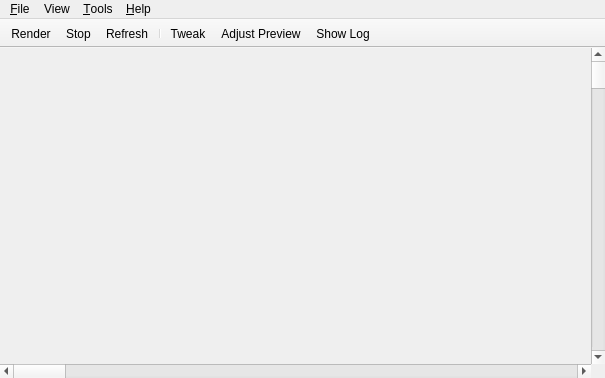
<?xml version="1.0" encoding="UTF-8"?>
<ui version="4.0">
 <class>MainWindow</class>
 <widget class="QMainWindow" name="MainWindow">
  <property name="geometry">
   <rect>
    <x>0</x>
    <y>0</y>
    <width>605</width>
    <height>378</height>
   </rect>
  </property>
  <property name="windowTitle">
   <string>Mitsuba renderer</string>
  </property>
  <property name="windowIcon">
   <iconset resource="resources.qrc">
    <normaloff>:/resources/appicon.png</normaloff>:/resources/appicon.png</iconset>
  </property>
  <property name="autoFillBackground">
   <bool>true</bool>
  </property>
  <property name="toolButtonStyle">
   <enum>Qt::ToolButtonTextUnderIcon</enum>
  </property>
  <property name="animated">
   <bool>false</bool>
  </property>
  <property name="documentMode">
   <bool>true</bool>
  </property>
  <property name="dockNestingEnabled">
   <bool>false</bool>
  </property>
  <property name="unifiedTitleAndToolBarOnMac">
   <bool>true</bool>
  </property>
  <widget class="QWidget" name="centralWidget">
   <layout class="QGridLayout" name="gridLayout" rowstretch="0,1,0" columnstretch="1,0">
    <property name="margin">
     <number>0</number>
    </property>
    <property name="spacing">
     <number>0</number>
    </property>
    <item row="1" column="0">
     <widget class="GLWidget" name="glView" native="true">
      <property name="sizePolicy">
       <sizepolicy hsizetype="Preferred" vsizetype="Preferred">
        <horstretch>0</horstretch>
        <verstretch>0</verstretch>
       </sizepolicy>
      </property>
     </widget>
    </item>
    <item row="1" column="1">
     <widget class="QScrollBar" name="vScrollBar">
      <property name="singleStep">
       <number>25</number>
      </property>
      <property name="orientation">
       <enum>Qt::Vertical</enum>
      </property>
     </widget>
    </item>
    <item row="2" column="0">
     <widget class="QScrollBar" name="hScrollBar">
      <property name="enabled">
       <bool>true</bool>
      </property>
      <property name="singleStep">
       <number>25</number>
      </property>
      <property name="tracking">
       <bool>true</bool>
      </property>
      <property name="orientation">
       <enum>Qt::Horizontal</enum>
      </property>
      <property name="invertedAppearance">
       <bool>false</bool>
      </property>
      <property name="invertedControls">
       <bool>true</bool>
      </property>
     </widget>
    </item>
    <item row="0" column="0" colspan="2">
     <widget class="CustomTabBar" name="tabBar" native="true">
      <property name="sizePolicy">
       <sizepolicy hsizetype="Ignored" vsizetype="Preferred">
        <horstretch>0</horstretch>
        <verstretch>0</verstretch>
       </sizepolicy>
      </property>
      <property name="focusPolicy">
       <enum>Qt::NoFocus</enum>
      </property>
     </widget>
    </item>
   </layout>
  </widget>
  <widget class="QMenuBar" name="menuBar">
   <property name="geometry">
    <rect>
     <x>0</x>
     <y>0</y>
     <width>605</width>
     <height>26</height>
    </rect>
   </property>
   <widget class="QMenu" name="menuFile">
    <property name="title">
     <string>&amp;File</string>
    </property>
    <widget class="QMenu" name="menuOpen_Recent">
     <property name="title">
      <string>Open Recent</string>
     </property>
    </widget>
    <addaction name="actionOpen"/>
    <addaction name="menuOpen_Recent"/>
    <addaction name="actionImport"/>
    <addaction name="separator"/>
    <addaction name="actionRefresh"/>
    <addaction name="actionAdjustSize"/>
    <addaction name="actionDuplicateTab"/>
    <addaction name="separator"/>
    <addaction name="actionSave"/>
    <addaction name="actionSaveAs"/>
    <addaction name="actionCopyImage"/>
    <addaction name="actionExportImage"/>
    <addaction name="separator"/>
    <addaction name="actionClose"/>
    <addaction name="actionExit"/>
   </widget>
   <widget class="QMenu" name="menuHelp">
    <property name="title">
     <string>&amp;Help</string>
    </property>
    <property name="separatorsCollapsible">
     <bool>true</bool>
    </property>
    <addaction name="actionReferenceManual"/>
    <addaction name="separator"/>
    <addaction name="actionFeedback"/>
    <addaction name="actionReportBug"/>
    <addaction name="separator"/>
    <addaction name="actionAbout"/>
   </widget>
   <widget class="QMenu" name="menuTools">
    <property name="title">
     <string>&amp;Tools</string>
    </property>
    <addaction name="actionUpdateCheck"/>
    <addaction name="actionStartServer"/>
    <addaction name="separator"/>
    <addaction name="actionSettings"/>
    <addaction name="actionEnableCommandLine"/>
   </widget>
   <widget class="QMenu" name="menuView">
    <property name="title">
     <string>View</string>
    </property>
    <widget class="QMenu" name="menuCamera">
     <property name="title">
      <string>Set Camera</string>
     </property>
     <property name="icon">
      <iconset resource="resources.qrc">
       <normaloff>:/resources/camera.png</normaloff>:/resources/camera.png</iconset>
     </property>
    </widget>
    <widget class="QMenu" name="menuDeveloper">
     <property name="title">
      <string>Developer</string>
     </property>
     <property name="icon">
      <iconset resource="resources.qrc">
       <normaloff>:/resources/devel.png</normaloff>:/resources/devel.png</iconset>
     </property>
     <addaction name="actionShowKDTree"/>
     <addaction name="actionSceneDescription"/>
    </widget>
    <addaction name="menuCamera"/>
    <addaction name="separator"/>
    <addaction name="actionCrop"/>
    <addaction name="actionMagnify"/>
    <addaction name="actionResetView"/>
    <addaction name="separator"/>
    <addaction name="actionFocusSelected"/>
    <addaction name="actionFocusAll"/>
    <addaction name="separator"/>
    <addaction name="menuDeveloper"/>
   </widget>
   <addaction name="menuFile"/>
   <addaction name="menuView"/>
   <addaction name="menuTools"/>
   <addaction name="menuHelp"/>
  </widget>
  <widget class="QToolBar" name="toolBar">
   <property name="enabled">
    <bool>true</bool>
   </property>
   <property name="sizePolicy">
    <sizepolicy hsizetype="Preferred" vsizetype="Preferred">
     <horstretch>0</horstretch>
     <verstretch>0</verstretch>
    </sizepolicy>
   </property>
   <property name="cursor">
    <cursorShape>ArrowCursor</cursorShape>
   </property>
   <property name="windowTitle">
    <string>toolBar</string>
   </property>
   <property name="movable">
    <bool>false</bool>
   </property>
   <property name="allowedAreas">
    <set>Qt::TopToolBarArea</set>
   </property>
   <property name="iconSize">
    <size>
     <width>32</width>
     <height>32</height>
    </size>
   </property>
   <property name="toolButtonStyle">
    <enum>Qt::ToolButtonIconOnly</enum>
   </property>
   <property name="floatable">
    <bool>false</bool>
   </property>
   <attribute name="toolBarArea">
    <enum>TopToolBarArea</enum>
   </attribute>
   <attribute name="toolBarBreak">
    <bool>false</bool>
   </attribute>
   <addaction name="actionRender"/>
   <addaction name="actionStop"/>
   <addaction name="actionRefresh"/>
   <addaction name="separator"/>
   <addaction name="actionRenderSettings"/>
   <addaction name="actionPreviewSettings"/>
   <addaction name="actionShowLog"/>
  </widget>
  <action name="actionOpen">
   <property name="checkable">
    <bool>false</bool>
   </property>
   <property name="icon">
    <iconset resource="resources.qrc">
     <normaloff>:/resources/open.png</normaloff>:/resources/open.png</iconset>
   </property>
   <property name="text">
    <string>&amp;Open ..</string>
   </property>
   <property name="shortcut">
    <string>Ctrl+O</string>
   </property>
  </action>
  <action name="actionRender">
   <property name="icon">
    <iconset resource="resources.qrc">
     <normaloff>:/resources/play.png</normaloff>:/resources/play.png</iconset>
   </property>
   <property name="text">
    <string>Render</string>
   </property>
   <property name="toolTip">
    <string>Start rendering</string>
   </property>
  </action>
  <action name="actionStop">
   <property name="icon">
    <iconset resource="resources.qrc">
     <normaloff>:/resources/stop.png</normaloff>:/resources/stop.png</iconset>
   </property>
   <property name="text">
    <string>Stop</string>
   </property>
   <property name="toolTip">
    <string>Stop rendering (and return to preview mode)</string>
   </property>
  </action>
  <action name="actionRefresh">
   <property name="icon">
    <iconset resource="resources.qrc">
     <normaloff>:/resources/refresh.png</normaloff>:/resources/refresh.png</iconset>
   </property>
   <property name="text">
    <string>&amp;Refresh</string>
   </property>
   <property name="toolTip">
    <string>Reload the scene file</string>
   </property>
   <property name="shortcut">
    <string>Ctrl+R</string>
   </property>
  </action>
  <action name="actionRenderSettings">
   <property name="enabled">
    <bool>true</bool>
   </property>
   <property name="icon">
    <iconset resource="resources.qrc">
     <normaloff>:/resources/settings.png</normaloff>:/resources/settings.png</iconset>
   </property>
   <property name="text">
    <string>Tweak</string>
   </property>
   <property name="toolTip">
    <string>Change rendering-related settings ..</string>
   </property>
  </action>
  <action name="actionExit">
   <property name="text">
    <string>E&amp;xit</string>
   </property>
   <property name="shortcut">
    <string>Ctrl+Q</string>
   </property>
  </action>
  <action name="actionAbout">
   <property name="icon">
    <iconset resource="resources.qrc">
     <normaloff>:/resources/about.png</normaloff>:/resources/about.png</iconset>
   </property>
   <property name="text">
    <string>&amp;About Mitsuba</string>
   </property>
  </action>
  <action name="actionSave">
   <property name="icon">
    <iconset resource="resources.qrc">
     <normaloff>:/resources/save.png</normaloff>:/resources/save.png</iconset>
   </property>
   <property name="text">
    <string>&amp;Save</string>
   </property>
   <property name="shortcut">
    <string>Ctrl+S</string>
   </property>
  </action>
  <action name="actionSaveAs">
   <property name="icon">
    <iconset resource="resources.qrc">
     <normaloff>:/resources/saveas.png</normaloff>:/resources/saveas.png</iconset>
   </property>
   <property name="text">
    <string>Save &amp;As ..</string>
   </property>
   <property name="shortcut">
    <string>Ctrl+Shift+S</string>
   </property>
  </action>
  <action name="actionShowLog">
   <property name="icon">
    <iconset resource="resources.qrc">
     <normaloff>:/resources/log.png</normaloff>:/resources/log.png</iconset>
   </property>
   <property name="text">
    <string>Show Log</string>
   </property>
   <property name="toolTip">
    <string>Show the program log</string>
   </property>
  </action>
  <action name="actionPreviewSettings">
   <property name="icon">
    <iconset resource="resources.qrc">
     <normaloff>:/resources/preview.png</normaloff>:/resources/preview.png</iconset>
   </property>
   <property name="text">
    <string>Adjust Preview</string>
   </property>
   <property name="toolTip">
    <string>Configure the realtime preview</string>
   </property>
  </action>
  <action name="actionImport">
   <property name="icon">
    <iconset resource="resources.qrc">
     <normaloff>:/resources/import.png</normaloff>:/resources/import.png</iconset>
   </property>
   <property name="text">
    <string>&amp;Import ..</string>
   </property>
  </action>
  <action name="actionSettings">
   <property name="icon">
    <iconset resource="resources.qrc">
     <normaloff>:/resources/preferences.png</normaloff>:/resources/preferences.png</iconset>
   </property>
   <property name="text">
    <string>&amp;Settings ..</string>
   </property>
  </action>
  <action name="actionStartServer">
   <property name="icon">
    <iconset resource="resources.qrc">
     <normaloff>:/resources/server.png</normaloff>:/resources/server.png</iconset>
   </property>
   <property name="text">
    <string>S&amp;tart Server ..</string>
   </property>
  </action>
  <action name="actionUpdateCheck">
   <property name="icon">
    <iconset resource="resources.qrc">
     <normaloff>:/resources/update.png</normaloff>:/resources/update.png</iconset>
   </property>
   <property name="text">
    <string>Check for &amp;Updates ..</string>
   </property>
  </action>
  <action name="actionReferenceManual">
   <property name="icon">
    <iconset resource="resources.qrc">
     <normaloff>:/resources/help.png</normaloff>:/resources/help.png</iconset>
   </property>
   <property name="text">
    <string>&amp;Reference Manual</string>
   </property>
   <property name="shortcut">
    <string>F1</string>
   </property>
  </action>
  <action name="actionClose">
   <property name="icon">
    <iconset resource="resources.qrc">
     <normaloff>:/resources/close.png</normaloff>:/resources/close.png</iconset>
   </property>
   <property name="text">
    <string>&amp;Close Tab</string>
   </property>
   <property name="shortcut">
    <string>Ctrl+W</string>
   </property>
  </action>
  <action name="actionExportImage">
   <property name="icon">
    <iconset resource="resources.qrc">
     <normaloff>:/resources/picture.png</normaloff>:/resources/picture.png</iconset>
   </property>
   <property name="text">
    <string>Ex&amp;port Image ..</string>
   </property>
   <property name="shortcut">
    <string>Ctrl+E</string>
   </property>
  </action>
  <action name="actionDuplicateTab">
   <property name="icon">
    <iconset resource="resources.qrc">
     <normaloff>:/resources/duplicatetab.png</normaloff>:/resources/duplicatetab.png</iconset>
   </property>
   <property name="text">
    <string>&amp;Duplicate Tab</string>
   </property>
   <property name="shortcut">
    <string>Ctrl+D</string>
   </property>
  </action>
  <action name="actionAdjustSize">
   <property name="icon">
    <iconset resource="resources.qrc">
     <normaloff>:/resources/adjustsize.png</normaloff>:/resources/adjustsize.png</iconset>
   </property>
   <property name="text">
    <string>Resize to &amp;Fit</string>
   </property>
   <property name="shortcut">
    <string>Ctrl+F</string>
   </property>
  </action>
  <action name="actionCopyImage">
   <property name="text">
    <string>&amp;Copy image</string>
   </property>
   <property name="shortcut">
    <string>Ctrl+C</string>
   </property>
  </action>
  <action name="actionFeedback">
   <property name="text">
    <string>Report &amp;Feedback</string>
   </property>
  </action>
  <action name="actionReportBug">
   <property name="text">
    <string>Report a &amp;Bug</string>
   </property>
  </action>
  <action name="actionShowKDTree">
   <property name="checkable">
    <bool>true</bool>
   </property>
   <property name="text">
    <string>Visualize kd-Tree</string>
   </property>
  </action>
  <action name="actionSceneDescription">
   <property name="text">
    <string>Scene information ..</string>
   </property>
  </action>
  <action name="actionEnableCommandLine">
   <property name="text">
    <string>Command-line access</string>
   </property>
  </action>
  <action name="actionMagnify">
   <property name="icon">
    <iconset resource="resources.qrc">
     <normaloff>:/resources/zoomcrop.png</normaloff>:/resources/zoomcrop.png</iconset>
   </property>
   <property name="text">
    <string>Crop and &amp;Magnify</string>
   </property>
   <property name="shortcut">
    <string>M</string>
   </property>
  </action>
  <action name="actionCrop">
   <property name="icon">
    <iconset resource="resources.qrc">
     <normaloff>:/resources/crop.png</normaloff>:/resources/crop.png</iconset>
   </property>
   <property name="text">
    <string>&amp;Crop</string>
   </property>
   <property name="shortcut">
    <string>C</string>
   </property>
  </action>
  <action name="actionResetView">
   <property name="icon">
    <iconset resource="resources.qrc">
     <normaloff>:/resources/zoom-reset.png</normaloff>:/resources/zoom-reset.png</iconset>
   </property>
   <property name="text">
    <string>&amp;Reset</string>
   </property>
   <property name="shortcut">
    <string>Ctrl+T</string>
   </property>
  </action>
  <action name="actionFocusSelected">
   <property name="icon">
    <iconset resource="resources.qrc">
     <normaloff>:/resources/zoom.png</normaloff>:/resources/zoom.png</iconset>
   </property>
   <property name="text">
    <string>&amp;Focus Selection</string>
   </property>
   <property name="shortcut">
    <string>F</string>
   </property>
  </action>
  <action name="actionFocusAll">
   <property name="icon">
    <iconset resource="resources.qrc">
     <normaloff>:/resources/zoom-best-fit.png</normaloff>:/resources/zoom-best-fit.png</iconset>
   </property>
   <property name="text">
    <string>Focus &amp;All</string>
   </property>
   <property name="shortcut">
    <string>A</string>
   </property>
  </action>
 </widget>
 <layoutdefault spacing="6" margin="11"/>
 <customwidgets>
  <customwidget>
   <class>GLWidget</class>
   <extends>QWidget</extends>
   <header>glwidget.h</header>
   <container>1</container>
  </customwidget>
  <customwidget>
   <class>CustomTabBar</class>
   <extends>QWidget</extends>
   <header>tabbar.h</header>
   <container>1</container>
  </customwidget>
 </customwidgets>
 <resources>
  <include location="resources.qrc"/>
 </resources>
 <connections/>
</ui>
